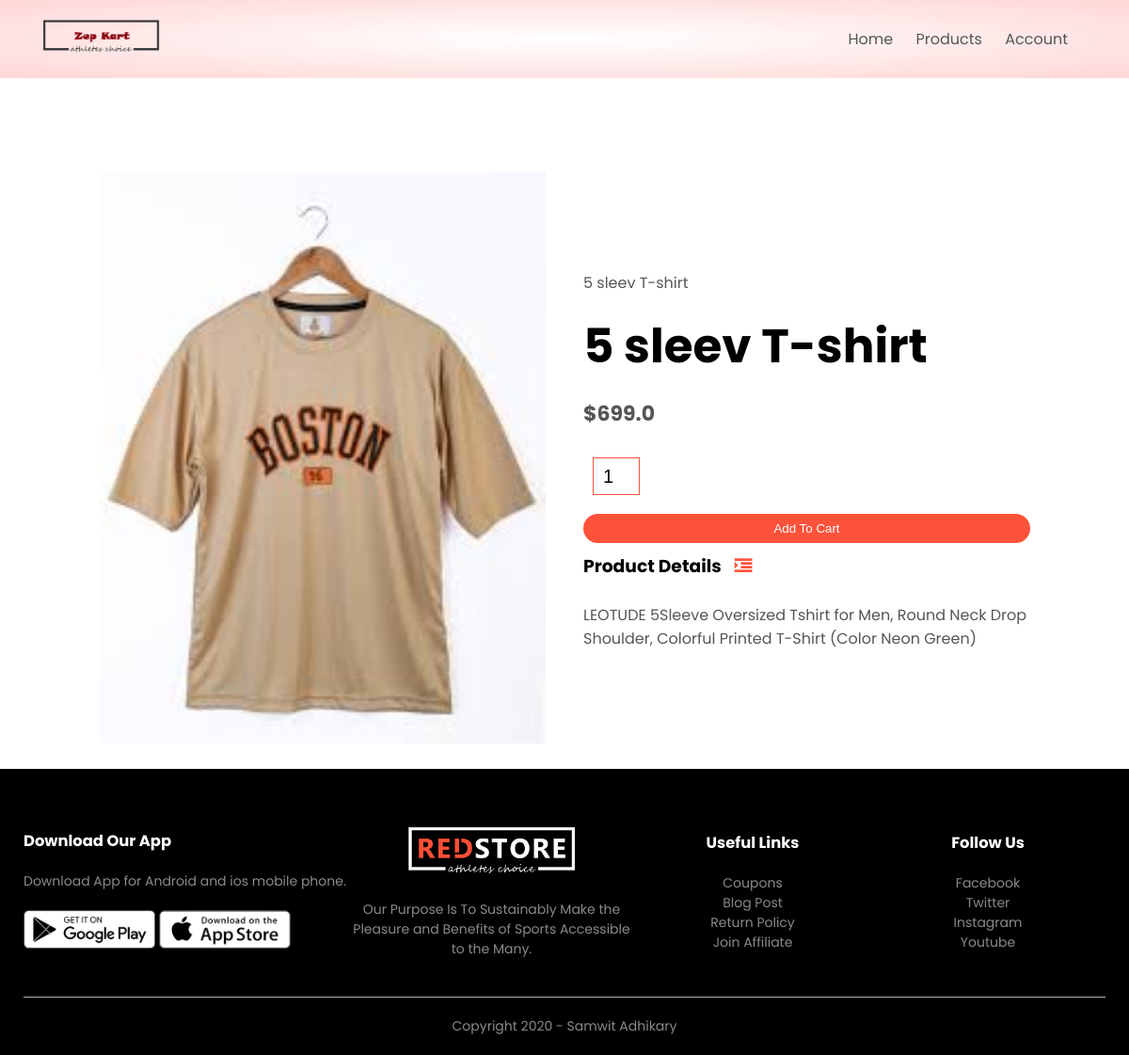
The page /product_details/1 on the database its author committed.
### products/models.py (models this page shows, shortened)
class Product(models.Model):
    LIVE=1
    DELETE=0
    DELETE_CHOICES=((LIVE,'Live'),(DELETE,'Delete'))
    title=models.CharField(max_length=200)
    price=models.FloatField()
    description=models.TextField()
    image=models.ImageField(upload_to='media/')
    priority=models.IntegerField(default=0)
    delete_status=models.IntegerField(choices=DELETE_CHOICES,default=LIVE)
    created_at=models.DateTimeField(auto_now_add=True)
    updated_at=models.DateTimeField(auto_now_add=True)

### products/views.py (the view)
# urls.py: path('product_details/<pk>',views.detail_product,name='detail_product')
def detail_product(request,pk):
    product=Product.objects.get(pk=pk)
    context={'product':product}
    return render(request,'product_detail.html',context)

### templates/product_detail.html
{% extends 'blank_layout.html' %}
{% block content %}
    {% include 'product_description.html'%}
{% endblock content %}

### templates/product_description.html (shortened to what this page needs)
{% load static %}
<div class="small-container single-product">
    <div class="row">
        <div class="col-2">
            <img src="{{product.image.url}}" width="100%" id="ProductImg">
        </div>
        <div class="col-2">
            <p>{{product.title}}</p>
            <h1>{{product.title}}</h1>
            <h4>${{product.price}}</h4>
            <form method="post" action="{% url 'add_to_cart' %}" enctype="multipart/form-data">
                <input type="number" name="quantity" value="1">
                <button type="submit" class="btn">Add To Cart</button>
            </form>
            <h3>Product Details <i class="fa fa-indent"></i></h3>
            <br>
            <p>{{product.description}}</p>
        </div>
    </div>
</div>

### static/css/style.css (style rules this page uses)
* { margin: 0; padding: 0; box-sizing: border-box; }
body { font-family: 'Poppins', sans-serif; }
p { color: #555; }
.row { display: flex; align-items: center; flex-wrap: wrap; justify-content: space-around; }
.col-2 { flex-basis: 50%; min-width: 300px; }
.col-2 img { max-width: 100%; padding: 50px 0; }
.col-2 h1 { font-size: 50px; line-height: 60px; margin: 25px 0; }
.btn { display: inline-block; background: #ff523b; color: white; padding: 8px 30px; margin: 30px 0; border-radius: 30px; transition: background 0.5s; }
.small-container { max-width: 1080px; margin: auto; padding-left: 25px; padding-right: 25px; }
h4 { color: #555; font-weight: normal; }
.single-product { margin-top: 80px; }
.single-product .col-2 img { padding: 0; }
.single-product .col-2 { padding: 20px; }
.single-product h4 { margin: 20px 0; font-size: 22px; font-weight: bold; }
.single-product input { width: 50px; height: 40px; padding-left: 10px; font-size: 20px; margin-left: 10px; border: 1px solid #ff523b; margin-right: 10px; }
.single-product .fa { color: #ff523b; margin-left: 10px; }
form input { width: 100%; height: 30px; margin: 10px 0; padding: 0 10px; border: 1px solid #ccc; }
form .btn { width: 100%; border: none; cursor: pointer; margin: 10px 0; }

### rows shown on the page
Product: image (picture), title "5 sleev T-shirt", price "699.0", description "LEOTUDE 5Sleeve Oversized Tshirt for Men, Round Neck Drop Shoulder, Colorful Printed T-Shirt (Color Neon Green)"
